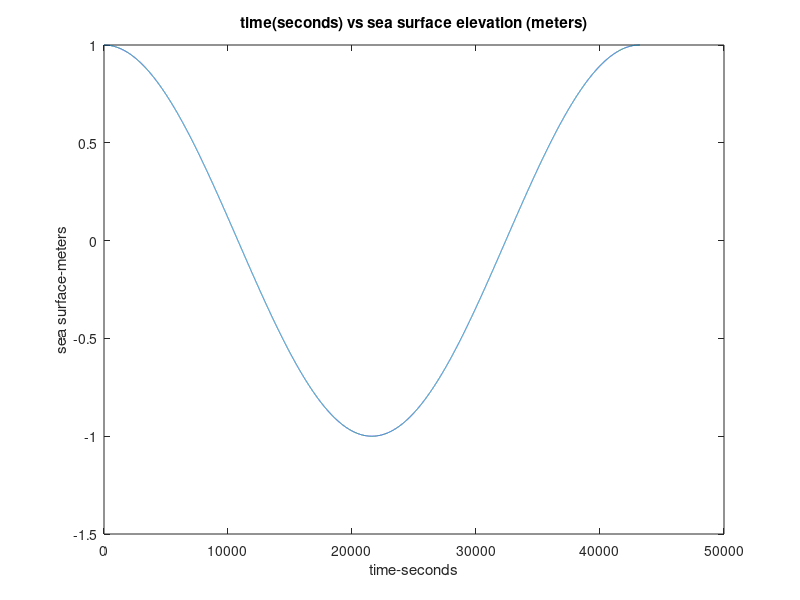
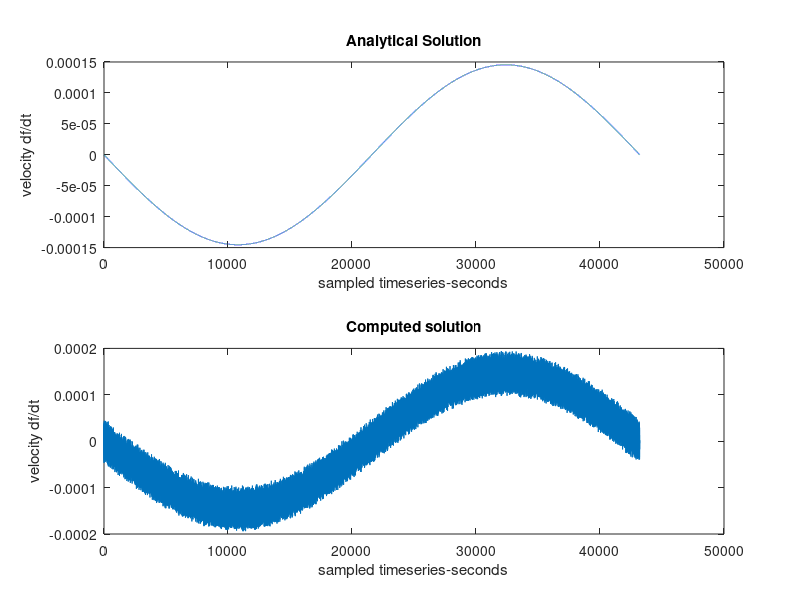
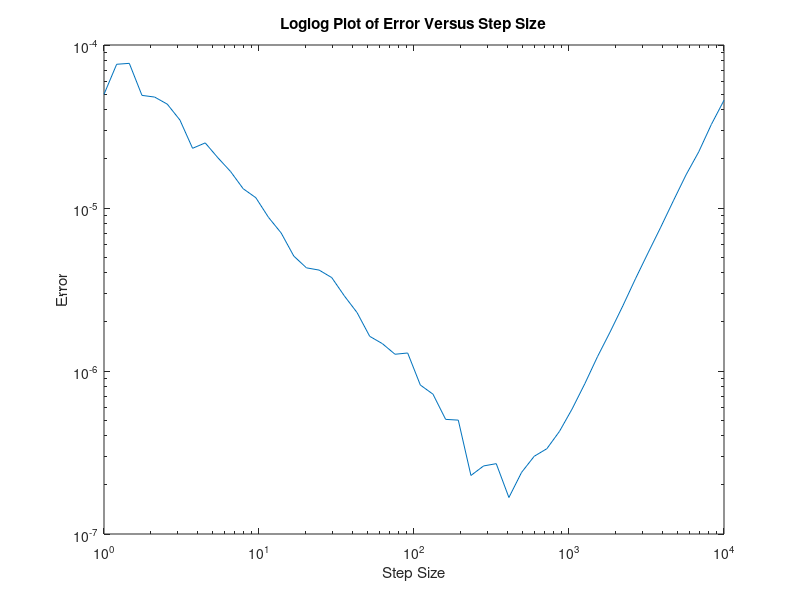
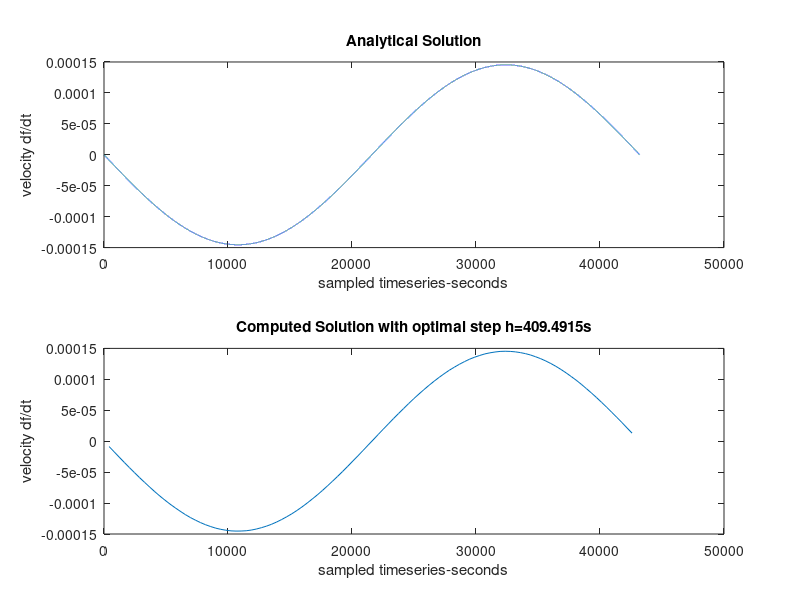

The MATLAB script that drew these images, in order:
% Part (a) of question 2
load noisy_tide
plot(t,f);            % Plot the 12-hr experimental data timeseries
xlabel('time-seconds')
ylabel('sea surface-meters')
title('time(seconds) vs sea surface elevation (meters)')

% Part (b) of question 2
% Use the centered finite difference approximation to compute the velocity
% at every point in sampled timeseries
df = zeros (1,43199);
h=1;
for i = 1+h:h:length(t)-h
    df(i-1) = (f(i+h)-f(i-h))/(2*h);
end
figure(2)
hold on
%Find the analytical solution of velocity
analytical = -2*pi*sin(2*pi.*t/43201)/43201;
%Calculate the error for every time step
error = abs (analytical(2:length(analytical)-1)-df);
[maxerror,ind] = max(error);     %Find the maximum absolute error
subplot(2,1,1);
plot(t,analytical);
xlabel('sampled timeseries-seconds')
ylabel('velocity df/dt')
title('Analytical Solution')
subplot(2,1,2);
plot(t(2:length(t)-1),df);
xlabel('sampled timeseries-seconds')
ylabel('velocity df/dt')
title ('Computed solution')
fprintf('The maximum error with h=1 second is %d \n',maxerror);

% Part (d) of question 2
% Sample 50 equally spaced h values on logscale
% Find the optimal h value that minimizes the total error
hArray = [];
maxErrArray = [];
for h = logspace(0,4,50);
    k = 1;
    df = [];
    analytical = [];
    for i = (1+h):h:length(t)-h
        iplush = round(i+h);
        iminush = round (i-h);
        df(k) = (f(iplush)-f(iminush))/(2*h);
        analytical(k) = -2*pi*sin(2*pi*i/43201)/43201;
        k = k+1;
    end
    error = abs(df-analytical);
    maxerror = max(error);
    hArray = [hArray h];
    maxErrArray = [maxErrArray maxerror];
end
[B,I] = sort(maxErrArray);
optimalh = hArray(I(1));
fprintf('The optimal h value that minimizes the total error is %f seconds',optimalh);

% Generate the same plot as in part (b) but use the optimal h
h = optimalh;
NewT = [];
k = 1;
for i = 1+h:h:length(t)-h
    iplush = round (i+h);
    iminush = round (i-h);
    df(k) = (f(iplush)-f(iminush))/(2*h);
    NewT = [NewT i];
    k = k+1;
end
figure(2)
hold on
analytical = -2*pi*sin(2*pi.*t/43201)/43201;
figure(4)
subplot(2,1,1);
plot(t,analytical);
xlabel('sampled timeseries-seconds')
ylabel('velocity df/dt')
title('Analytical Solution')
subplot(2,1,2);
plot(NewT,df);
xlabel('sampled timeseries-seconds')
ylabel('velocity df/dt')
title('Computed Solution with optimal step h=409.4915s')

% Create the loglog plot of error as a function of h
figure (3)
loglog(hArray, maxErrArray)   
xlabel('Step Size')
ylabel('Error')
title ('Loglog Plot of Error Versus Step Size')

